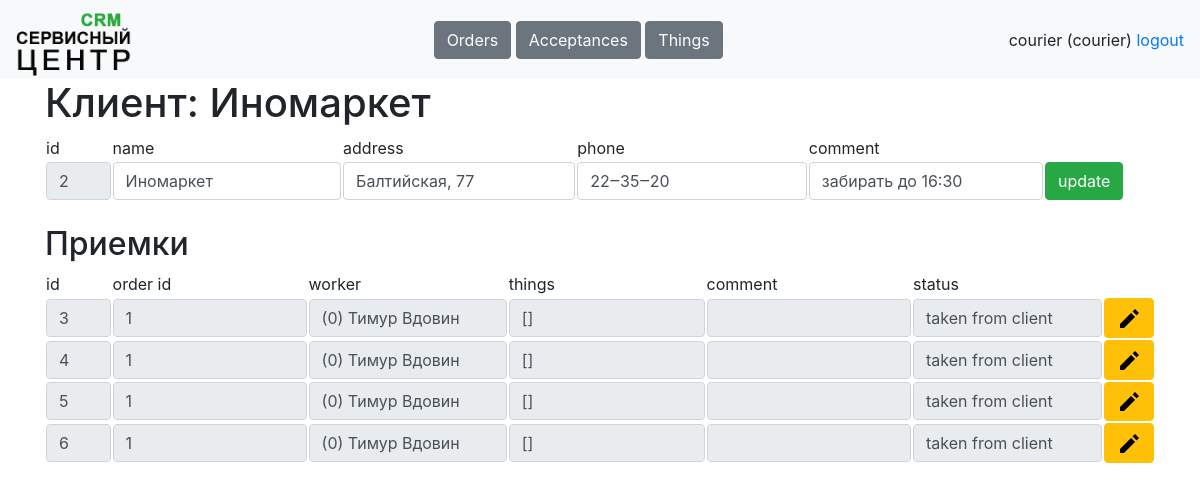
The page /tables/clients/2 (signed in) on the database as committed earlier.
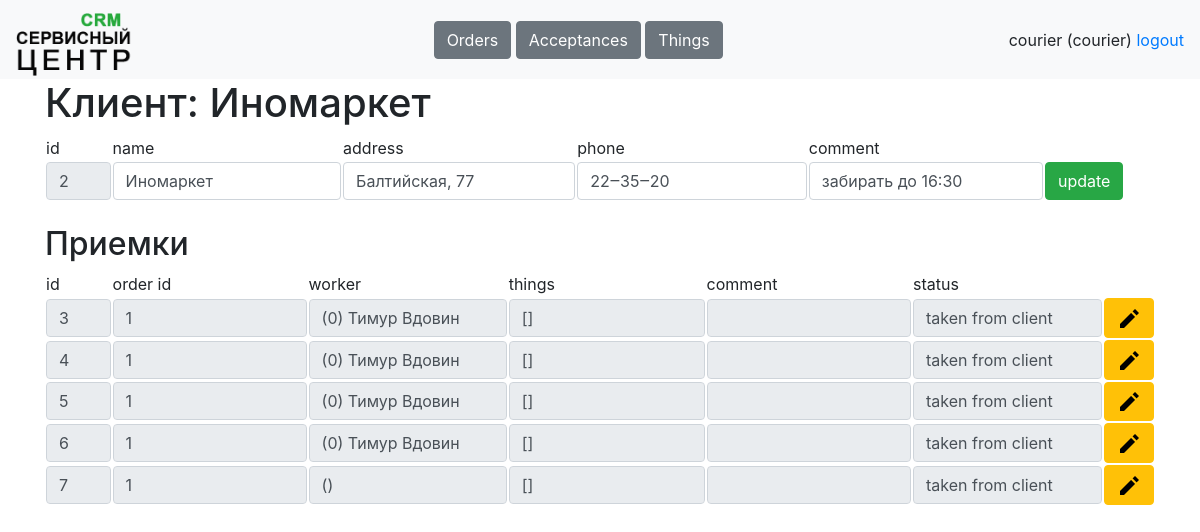
The same page on the database as committed later.
### data/tables.py (models this page shows, shortened)
class Acceptance(db_session.SqlAlchemyBase, SerializerMixin):
    __tablename__ = 'acceptances'
    id = Column(sqlalchemy.Integer, primary_key=True, autoincrement=True)
    order_id = Column(sqlalchemy.Integer, sqlalchemy.ForeignKey('orders.id'))
    worker_id = Column(sqlalchemy.Integer, sqlalchemy.ForeignKey('workers.id'))
    things = Column(sqlalchemy.String, default='[]', nullable=True)
    comment = Column(sqlalchemy.String, nullable=True, default='')
    status = Column(sqlalchemy.String, nullable=True, default='taken from client')
    order = orm.relationship('Order')
    worker = orm.relationship('Worker')
    works = orm.relationship('Work', back_populates='acceptance')

class Order(db_session.SqlAlchemyBase, SerializerMixin):
    __tablename__ = 'orders'
    id = Column(sqlalchemy.Integer, primary_key=True, autoincrement=True)
    client_id = Column(sqlalchemy.Integer, sqlalchemy.ForeignKey('clients.id'))
    create_date = Column(sqlalchemy.Date, default=dt.date.today())
    comment = Column(sqlalchemy.String, nullable=True, default='')
    status = Column(sqlalchemy.String, nullable=True, default='created')
    client = orm.relationship('Client')
    acceptances = orm.relationship('Acceptance', back_populates='order')

class Worker(db_session.SqlAlchemyBase, SerializerMixin, UserMixin):
    __tablename__ = 'workers'
    id = Column(sqlalchemy.Integer, primary_key=True, autoincrement=True)
    username = Column(sqlalchemy.String, nullable=True)
    name = Column(sqlalchemy.String, nullable=True)
    password = Column(sqlalchemy.String, nullable=True)
    role = Column(sqlalchemy.String, nullable=True)
    phone = Column(sqlalchemy.String, nullable=True)
    comment = Column(sqlalchemy.String, nullable=True)
    works = orm.relationship('Work', back_populates='worker')
    acceptances = orm.relationship('Acceptance', back_populates='worker')

### main.py (the view)
@app.route('/tables/clients/<int:client_id>', methods=['GET', 'POST'])
@stuff.login_and_role_required(current_user, '/tables/client')
def client(client_id):
    if request.method == 'GET':
        return render_template('client.html', user=current_user,
                               client=stuff.get_entry('clients', client_id))
    elif request.method == 'POST':
        stuff.update_entry('clients', request.form)
        return redirect(f'/tables/clients')

### main.py (called while the page is built)
@login_manager.user_loader
def load_user(worker_id):
    worker = stuff.db_sess.get(Worker, worker_id)
    return worker

### stuff.py (called while the page is built)
def is_role_acceptable(role, page):
    return True

def login_and_role_required(current_user, page):
    def wrapper(f):
        @wraps(f)
        def decorated_function(*args, **kwargs):
            if current_user.is_authenticated:
                if is_role_acceptable(current_user.role, page):
                    return f(*args, **kwargs)
                return redirect('/dashboard')
            resp = redirect('/login')
            return resp
        return decorated_function
    return wrapper

def get_table(table, sort='id', reverse=0):
    if table == 'clients':
        return db_sess.query(Client)
    elif table == 'orders':
        return db_sess.query(Order)
    elif table == 'acceptances':
        return db_sess.query(Acceptance)
    elif table == 'things':
        return db_sess.query(Thing)
    elif table == 'works':
        return db_sess.query(Work)
    elif table == 'workers':
        return db_sess.query(Worker)

### templates/client.html
{% extends "base.html"%}
{% block content %}
<h1>Клиент: {{client.name}}</h1>
<form method="post">
<table>
    <tr>
        <td width="6%">id</td>
        <td>name</td>
        <td>address</td>
        <td>phone</td>
        <td>comment</td>
    </tr>
    <tr>
        <td width="6%"><input class="form-control" value="{{client.id}}" name="id" readonly></td>
        <td><input class="form-control" value="{{client.name}}" name="name"></td>
        <td><input class="form-control" value="{{client.address}}" name="address"></td>
        <td><input class="form-control" value="{{client.phone}}" name="phone"></td>
        <td><input class="form-control" value="{{client.comment}}" name="comment"></td>
        <td width="10%"><button type="submit" class="btn btn-success">update</button></td>
    </tr>
</table>
</form><br>
<h2>Приемки</h2>
<table>
    <tr>
        <td width="6%">id</td>
        <td>order id</td>
        <td>worker</td>
        <td>things</td>
        <td>comment</td>
        <td colspan="2">status</td>
    </tr>
    {% for item in get_table('acceptances') %}
    {% if item.order.client_id == client.id %}
    <tr>
        <td width="6%"><a href="/tables/acceptances/{{item.id}}"><input class="form-control" value="{{item.id}}" readonly></a></td>
        <td><input class="form-control" value="{{item.order.id}}" readonly></td>
        <td><input class="form-control" value="({{item.worker.id}}) {{item.worker.name}}" readonly></td>
        <td><input class="form-control" value="{{item.things}}" readonly></td>
        <td><input class="form-control" value="{{item.comment}}" readonly></td>
        <td><input class="form-control" value="{{item.status}}" readonly></td>
        <td><a class="btn btn-warning" href="/tables/acceptances/{{item.id}}" role="button"><img src="/static/icons/edit.png"></a></td>
    </tr>
    {% endif %}
    {% endfor %}
</table>
{% endblock %}

Rows that differ between the two databases and show on the page:
added Acceptance: id "7", order.id "1", things "[]", status "taken from client"
